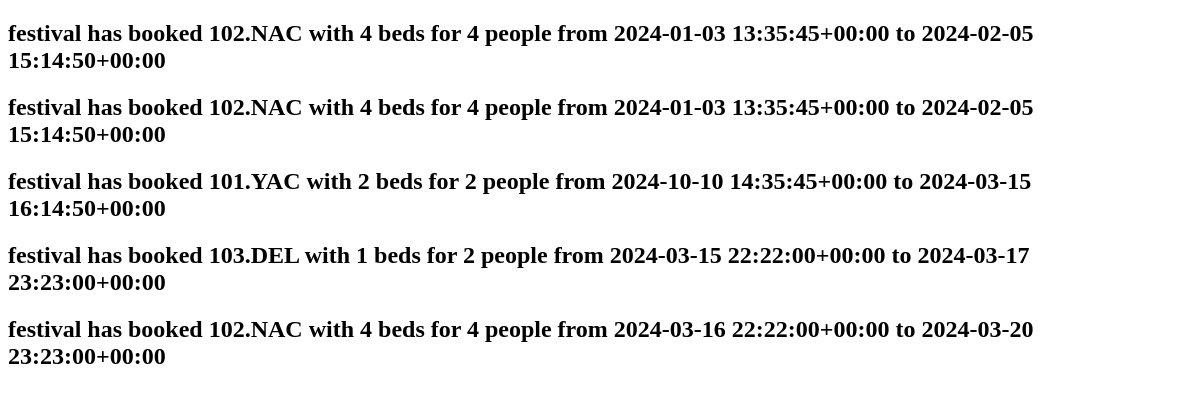
Before: /booking_list/ with the older database file.
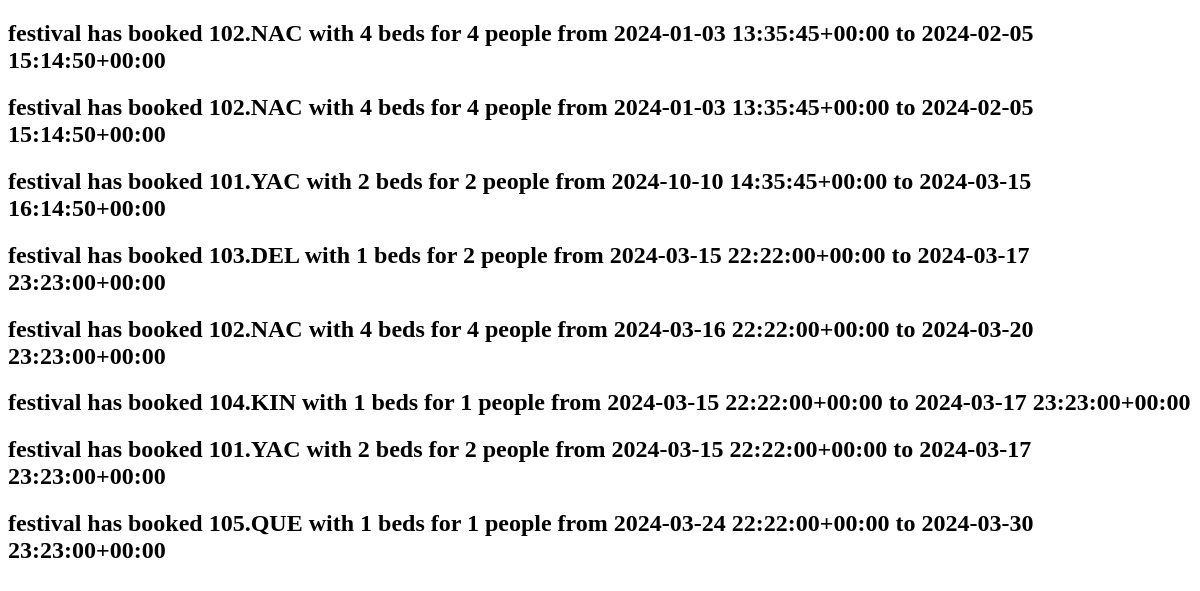
After: the same page with the newer database file.
### hotel/models.py (models this page shows)
class Booking(models.Model):
    user=models.ForeignKey(settings.AUTH_USER_MODEL, on_delete=models.CASCADE) #settings have authUsermodel,
    room=models.ForeignKey(Room, on_delete=models.CASCADE)
    check_in=models.DateTimeField()
    check_out=models.DateTimeField()
    def __str__(self):
        return f'{self.user} has booked {self.room} from {self.check_in} to {self.check_out}'

class Room(models.Model):
    Room_Categories=(
        ('YAC', 'AC'),
        ('NAC', 'NON-AC'),
        ('DEL', 'DELUXE'),
        ('KIN', 'KING'),
        ('QUE', 'QUEEN'),
    ) #left for database,Right to show
    number=models.IntegerField()
    category=models.CharField(max_length=3, choices=Room_Categories)
    beds=models.IntegerField()
    capacity=models.IntegerField()
    def __str__(self): #whenever you do something with your model it will show you this representation
        return f'{self.number}.{self.category} with {self.beds} beds for {self.capacity} people'

### hotel/views.py (the view)
# urls.py: path('booking_list/',BookingList.as_view(), name='BookingList'), # view er BookingList ke booking_list hishebe url nibe
class BookingList(ListView) :
    model=Booking

### hotel/templates/hotel/booking_list.html (shortened to what this page needs)
<!DOCTYPE html>
<html lang="en">
<head>
</head>
<body>
    {%for booking in booking_list%}
    <h2>{{booking}}</h2>
    {% endfor %}
</body>
</html>

Changed rows visible on the page:
added Booking: user+room+check_in "festival has booked 104.KIN with 1 beds for 1 people from 2024-03-15 22:22:00+00:00 to 2024-03-17 23:23:00+00:00"
added Booking: user+room+check_in "festival has booked 101.YAC with 2 beds for 2 people from 2024-03-15 22:22:00+00:00 to 2024-03-17 23:23:00+00:00"
added Booking: user+room+check_in "festival has booked 105.QUE with 1 beds for 1 people from 2024-03-24 22:22:00+00:00 to 2024-03-30 23:23:00+00:00"
